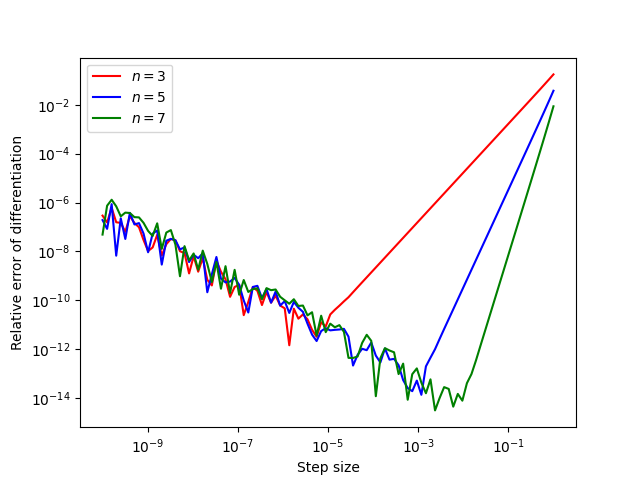

This chart was generated by the following Python code:
import numpy as np
import matplotlib.pyplot as plt
import math

def f(x):
    return np.exp(x)

def fpr(x):
    return np.exp(x)

def d3(x,h):
    return (-f(x-h)+f(x+h))/2.0/h

def d5(x,h):
    return (f(x-2*h)-8.0*f(x-h)+8.0*f(x+h)-f(x+2*h))/12.0/h

def d7(x,h):
    return (-f(x-3*h)+9.0*f(x-2*h)-45.0*f(x-h)+45.0*f(x+h)-9.0*f(x+2*h)+f(x+3*h))/60.0/h

xx = 10**(np.linspace(-10,0,100))
xv = 2.0
yy3 = np.abs((d3(xv,xx)-fpr(xv))/fpr(xv))
yy5 = np.abs((d5(xv,xx)-fpr(xv))/fpr(xv))
yy7 = np.abs((d7(xv,xx)-fpr(xv))/fpr(xv))

#print(xx)
plt.loglog(xx,yy3,c='r',label=r"$n=3$")
plt.loglog(xx,yy5,c='b',label=r"$n=5$")
plt.loglog(xx,yy7,c='g',label=r"$n=7$")
plt.xlabel("Step size")
plt.ylabel("Relative error of differentiation")

plt.legend()
plt.show()
